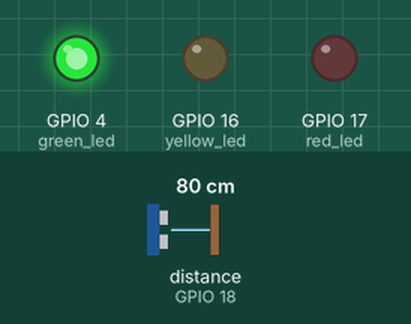
Bench run of a program on a simulated ESP32 board running MicroPython. Parts: output pins drawn as LEDs (lit = HIGH). Wiring (from the project's diagram.json): green LED on GPIO 4, yellow LED on GPIO 16, red LED on GPIO 17. The test bench sets the inputs (shaded band); at power-on: distance to the obstacle (sensor on GPIO 18) 80 cm. The echo pulse lasts 58.3 µs per cm; WiFi joins after 1.5 s; web requests get an empty 200 reply after 0.4 s; the clock reads 2024-03-15 10:24:30 at power-on unless the program sets it; pins used as bus, display or sensor lines are not drawn; what the program prints to the serial console is not drawn.

Above: at 2.7 s.
2.8 s: distance to the obstacle (sensor on GPIO 18) set to 35 cm
12.8 s: distance to the obstacle (sensor on GPIO 18) set to 27 cm
At 22.1 s:
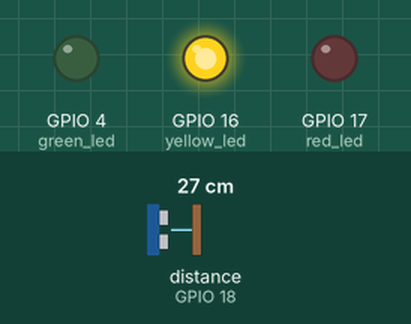
23.0 s: distance to the obstacle (sensor on GPIO 18) set to 12 cm
33.0 s: distance to the obstacle (sensor on GPIO 18) set to 9 cm
At 42.5 s:
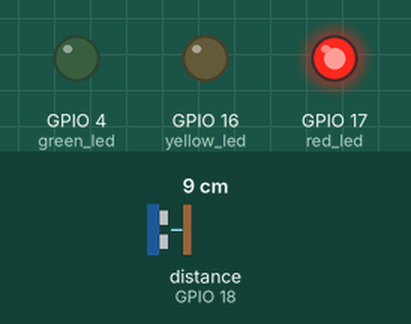
43.0 s: distance to the obstacle (sensor on GPIO 18) set to 18 cm
At 52.9 s:
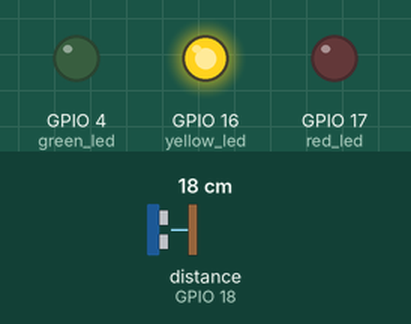
53.4 s: distance to the obstacle (sensor on GPIO 18) set to 2 cm
At 63.1 s:
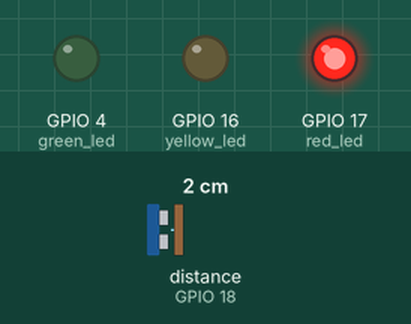
Timing chart, 0 to 64.4 s (numbered marks = the images above; inputs shaded):
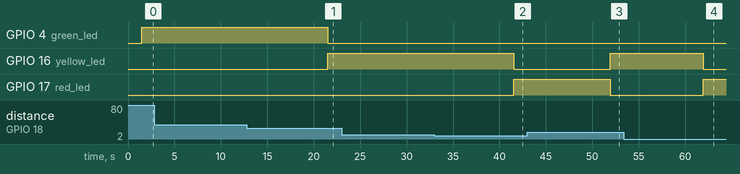

The program:

main.py
```python
import time
import network
import urequests
import machine
from machine import Pin

# Configuration
CONFIG = {
    'WIFI_SSID': 'Wokwi-GUEST',
    'WIFI_PASSWORD': '',
    'API_V3_KEY': 'Your API Key Here',
    'SENDER_EMAIL': "Your Email Here",
    'RECIPIENT_EMAIL': "Recipient Email Here",
    'ADDRESS': "Dustbin Location",
    'PINS': {
        'TRIGGER': 5,
        'ECHO': 18,
        'GREEN_LED': 4,
        'YELLOW_LED': 16,
        'RED_LED': 17
    },
    'DISTANCE_THRESHOLDS': {
        'EMPTY': 30,
        'HALF_FULL': 10
    },
    'EMAIL_DELAY': 300
}

class WasteBinMonitor:
    """A system to monitor waste bin levels and send alerts when full."""
    def __init__(self):

        self.trigger = Pin(CONFIG['PINS']['TRIGGER'], Pin.OUT)
        self.echo = Pin(CONFIG['PINS']['ECHO'], Pin.IN)
        self.green_led = Pin(CONFIG['PINS']['GREEN_LED'], Pin.OUT)
        self.yellow_led = Pin(CONFIG['PINS']['YELLOW_LED'], Pin.OUT)
        self.red_led = Pin(CONFIG['PINS']['RED_LED'], Pin.OUT)


        self.last_email_time = 0
        self.is_currently_full = False
        self.first_full_detection = True

    def connect_wifi(self):
        """Connect to WiFi."""
        sta_if = network.WLAN(network.STA_IF)
        sta_if.active(True)
        sta_if.connect(CONFIG['WIFI_SSID'], CONFIG['WIFI_PASSWORD'])

        start_time = time.time()
        while not sta_if.isconnected():
            if time.time() - start_time > 10:
                print("WiFi connection failed.")
                return False
            time.sleep(0.5)

        print(f"WiFi Connected. IP: {sta_if.ifconfig()[0]}")
        return True

    def measure_distance(self):
        """Measure distance using ultrasonic sensor."""
        self.trigger.off()
        time.sleep_us(2)
        self.trigger.on()
        time.sleep_us(10)
        self.trigger.off()

        pulse_start = pulse_end = time.ticks_us()
        timeout = time.ticks_add(pulse_start, 30000)

        while self.echo.value() == 0:
            pulse_start = time.ticks_us()
            if time.ticks_diff(time.ticks_us(), timeout) > 0:
                return 100

        while self.echo.value() == 1:
            pulse_end = time.ticks_us()
            if time.ticks_diff(time.ticks_us(), timeout) > 0:
                return 100

        pulse_duration = time.ticks_diff(pulse_end, pulse_start)
        distance = (pulse_duration / 2) / 29.1
        return distance

    def send_email_alert(self, subject, message, address):
        """Send email using Brevo API with an attractive design."""
        url = "https://api.brevo.com/v3/smtp/email"
        headers = {
            'accept': 'application/json',
            'api-key': CONFIG['API_V3_KEY'],
            'content-type': 'application/json'
        }

        html_content = f"""
        <html>
            <body>
                <h1>Waste Bin Full Alert</h1>
                <p><strong>Location:</strong> {address}</p>
                <p>{message}</p>
            </body>
        </html>
        """

        payload = {
            "sender": {
                "email": CONFIG['SENDER_EMAIL'],
                "name": "Waste Bin Monitor"
            },
            "to": [
                {
                    "email": CONFIG['RECIPIENT_EMAIL'],
                    "name": "Recipient"
                }
            ],
            "subject": subject,
            "htmlContent": html_content
        }

        print("Payload:", payload)
        try:
            response = urequests.post(url, json=payload, headers=headers)
            print(f"Email Response: {response.status_code}, {response.text}")
            return response.status_code == 201
        except Exception as e:
            print(f"Error sending email: {e}")
            return False

    def should_send_email(self):
        """Determine if an email alert should be sent."""
        current_time = time.time()
        if self.first_full_detection:
            return True
        if current_time - self.last_email_time >= CONFIG['EMAIL_DELAY']:
            return True
        return False

    def update_bin_status(self, distance):
        """Update LED status and send alert if bin is full."""
        # is_full = distance <= CONFIG['DISTANCE_THRESHOLDS']['HALF_FULL']

        if distance > CONFIG['DISTANCE_THRESHOLDS']['EMPTY']:
            self.green_led.on()
            self.yellow_led.off()
            self.red_led.off()
            print("Bin is empty.")
            if self.is_currently_full:
                self.is_currently_full = False
                self.first_full_detection = True
        elif distance > CONFIG['DISTANCE_THRESHOLDS']['HALF_FULL']:
            self.green_led.off()
            self.yellow_led.on()
            self.red_led.off()
            print("Bin is partially full.")
            if self.is_currently_full:
                self.is_currently_full = False
                self.first_full_detection = True
        else:
            self.green_led.off()
            self.yellow_led.off()
            self.red_led.on()
            print("Bin is full.")
            if not self.is_currently_full:
                self.is_currently_full = True
            if self.should_send_email():
                if self.send_email_alert(
                    subject="Waste Bin Full Alert",
                    message="The bin is full and needs to be emptied.",
                    address=CONFIG['ADDRESS']
                ):
                    self.last_email_time = time.time()
                    self.first_full_detection = False

    def run(self):
        """Main monitoring loop."""
        if not self.connect_wifi():
            return

        print("Monitoring started...")
        while True:
            try:
                distance = self.measure_distance()
                print(f"Measured Distance: {distance:.2f} cm")
                self.update_bin_status(distance)
                time.sleep(10)
            except Exception as e:
                print(f"Error: {e}")
                time.sleep(5)


monitor = WasteBinMonitor()
monitor.run()
```

Measured:
- the behaviour switches between 31 and 30 cm on distance to the obstacle (sensor on GPIO 18) (found by bisection; images 0 and 1)
- the behaviour switches between 11 and 10 cm on distance to the obstacle (sensor on GPIO 18) (found by bisection; images 1 and 2)
- after the input at 2.8 s, every drawn part: stays the same
- after the input at 12.8 s, GPIO 4 (green_led): HIGH → LOW after 8.7 s; GPIO 16 (yellow_led): LOW → HIGH after 8.7 s
- after the input at 23.0 s, every drawn part: stays the same
- after the input at 33.0 s, GPIO 16 (yellow_led): HIGH → LOW after 8.5 s; GPIO 17 (red_led): LOW → HIGH after 8.5 s
- after the input at 43.0 s, GPIO 16 (yellow_led): LOW → HIGH after 8.9 s; GPIO 17 (red_led): HIGH → LOW after 8.9 s
- after the input at 53.4 s, GPIO 16 (yellow_led): HIGH → LOW after 8.5 s; GPIO 17 (red_led): LOW → HIGH after 8.5 s
